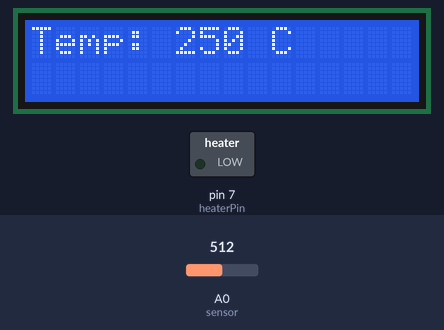
Recording of a sketch running on a simulated Arduino Uno, built with avr-gcc and run on an emulated ATmega328P. Shown: 16×2 character LCD, switched loads named in the sketch (green lamp = pin HIGH). The test bench sets the inputs (shaded band); at power-on: A0 (sensor) = 512.

Above: at 1.2 s.
1.3 s: A0 (sensor) set to 88
At 2.3 s:
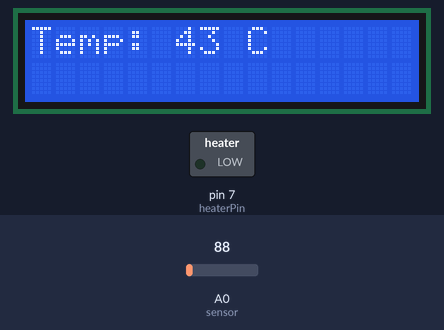
2.8 s: A0 (sensor) set to 72
At 3.9 s:
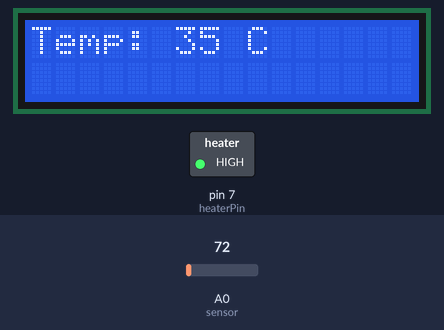
4.3 s: A0 (sensor) set to 122
At 5.5 s:
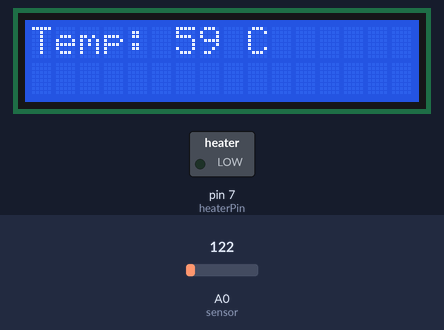
Timing chart, 0 to 7.3 s (numbered marks = the images above; inputs shaded):
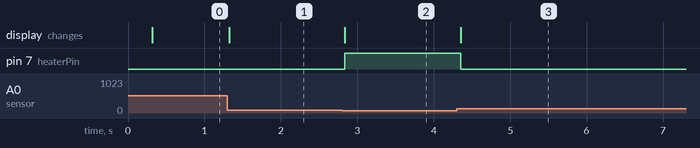

The sketch:

source_code.ino
```cpp
#include <LiquidCrystal.h>

LiquidCrystal lcd(12, 11, 5, 4, 3, 2);

const int desiredTemp = 40;
const int heaterPin = 7;

void turnOnHeater() {
  digitalWrite(heaterPin, HIGH);
}

void turnOffHeater() {
  digitalWrite(heaterPin, LOW);
}

int sensor() {
  int reading = analogRead(A0);
  float volts = (reading / 1023.0) * 5.0;
  int temp = volts * 100;
  return temp;
}

void setup() {
  pinMode(heaterPin, OUTPUT);
  lcd.begin(16, 2);
  lcd.clear();
  turnOffHeater();
}

void loop() {
  delay(250);

  int temperature = sensor();

  lcd.setCursor(0, 0);
  lcd.print("Temp: ");
  lcd.print(temperature);
  lcd.print(" C   ");

  if (temperature >= desiredTemp) {
    turnOffHeater();
  } else {
    turnOnHeater();
  }
}
```

Measured:
- the behaviour switches between 82 and 81 on A0 (sensor) (found by bisection; images 1 and 2)
- after the input at 1.3 s, the display: changes at once (image 1)
- after the input at 2.8 s, pin 7 (heaterPin): LOW → HIGH at once; the display: changes at once (image 2)
- after the input at 4.3 s, pin 7 (heaterPin): HIGH → LOW after 0.05 s; the display: changes after 0.05 s (image 3)
